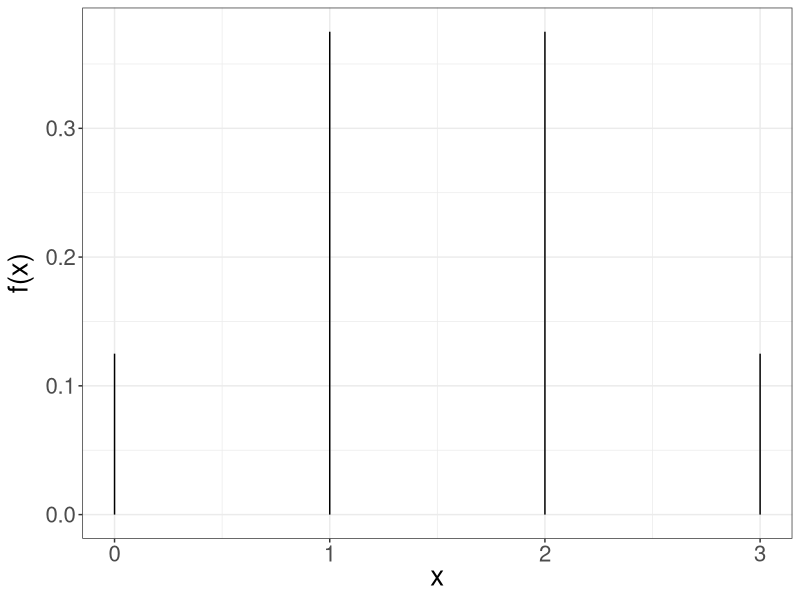
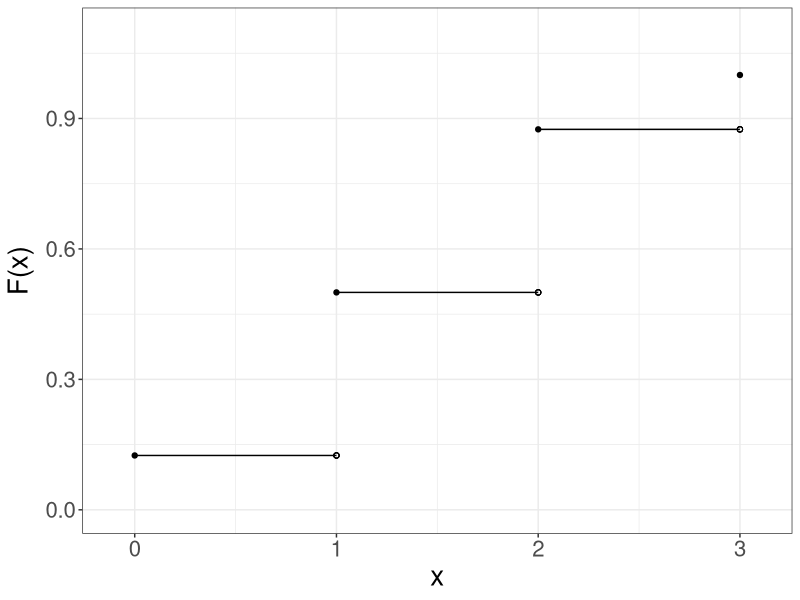

R code for these plots, in order:
## ---- chunk 1
#| echo: false
#| message: false
library(tidyverse)
## ---- chunk 2
#| echo: false
#| message: false
#| fig-align: center


x <- c(0, 1, 2, 3)
y <- c(0.125, 0.375, 0.375, 0.125)

data <- data.frame(x = x,
                   y = y)

data %>% 
  ggplot() +
  aes(x = x, y = y) +
  geom_segment(data = data, 
               aes(x = x, y = 0, 
                   xend = x, yend = y)) +
  labs(x = expression(paste("x")),
       y = expression(paste("f(x)"))) +
  theme_bw() +
  theme(text = element_text(size = 20)) 

## ---- chunk 3
#| echo: false
#| message: false
#| fig-align: center
library(tidyverse)


x <- c(0, 1, 2, 3)
y <- c(0.125, 0.5, 0.875, 1)
xend <- c(1, 2, 3, 3)

data <- data.frame(x = x,
                   y = y,
                   xend = xend)

ggplot(data = data,
       aes(x = x, y = y, xend = xend, yend = y)) +
  geom_point() +
  geom_segment() +
  scale_x_continuous(breaks=0:3,
                     limits = c(-0.1, 3.1)) +
  scale_y_continuous(limits = c(0.0,1.1)) +
  labs(x = "x",
      y = expression(paste("F(x)")))+
  theme_bw() +
  theme(text = element_text(size = 20)) +
  geom_point(aes(x = 1, y = 0.125), shape = 1) +
  geom_point(aes(x = 2, y = 0.5), shape = 1) +
  geom_point(aes(x = 3, y = 0.875), shape = 1)
## ---- chunk 4
x <- c(0, 1, 2, 3)
f_x <- c(0.125, 0.375, 0.375, 0.125)
## ---- chunk 5
x
## ---- chunk 6
x_squared <- x^2
x_squared
## ---- chunk 7
x_squared*f_x
## ---- chunk 8
sum(x_squared*f_x)
## ---- chunk 9
sum(x_squared*f_x) - 1.5^2
